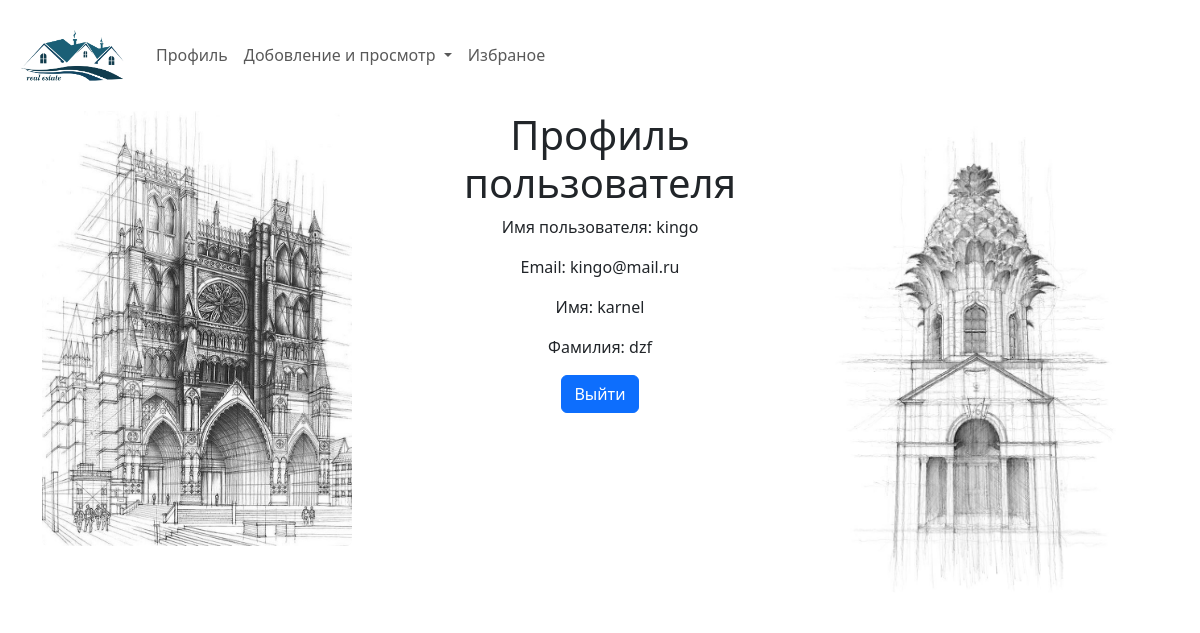
Page /profile/ (signed in) on the committed database.
### main/models.py (models this page shows)
class Profile(models.Model):
    user = models.OneToOneField(User, on_delete=models.CASCADE)

### main/views.py (the view)
# urls.py: path('profile/', views.profile, name='profile'),
@login_required
def profile(request):
    user = request.user
    profile = user.profile
    return render(request, 'profile.html', {'profile': profile})

### templates/profile.html (shortened to what this page needs)
{% load static %}
<!DOCTYPE html>
<html lang="en">
<head>
    <link href="https://cdn.jsdelivr.net/npm/bootstrap@5.3.3/dist/css/bootstrap.min.css" rel="stylesheet"
>
</head>
<body>
<nav class="navbar navbar-expand-lg bg-green">
  <div class="container-fluid">
    <a class="navbar-brand" href="{% url 'book' %} "><img src="{% static 'd62525482ec8969dcb407ca238ac50d9.jpg' %}" style="width: 120px;"> </a>
    <div class="collapse navbar-collapse" id="navbarSupportedContent">
      <ul class="navbar-nav me-auto mb-2 mb-lg-0">
        <li class="nav-item">
          <a class="nav-link" href="{% url 'profile' %}">Профиль</a>
        </li>
        <li class="nav-item dropdown">
          <a class="nav-link dropdown-toggle" href="#" role="button" data-bs-toggle="dropdown" aria-expanded="false">
            Добовление и просмотр
          </a>
        </li>
        <li class="nav-item">
          <a class="nav-link" href="{% url 'poderka' %}">Избраное</a>
        </li>
      </ul>
    </div>
  </div>
</nav>
<div class="container text-center">
  <div class="row">
    <div class="col">
      <img src="{% static 'dom.png' %}" class="rounded float-start" style="width: 310px;" alt="...">
    </div>
    <div class="col">
        <h1>Профиль пользователя</h1>
    <p>Имя пользователя: {{ profile.user.username }}</p>
    <p>Email: {{ profile.user.email }}</p>
    <p>Имя: {{ profile.user.first_name}}</p>
    <p>Фамилия: {{ profile.user.last_name }}</p>
<button type="button" class="btn btn-primary" onclick="location.href='{% url 'logout' %}?next=/static/profile'">Выйти</button>
    </div>
    <div class="col">
      <img src="{% static '1669857544_41-indasil-club-p-risunok-sovremennaya-arkhitektura-karandas-42.jpg' %}" class="rounded float-start" style="width: 350px;" alt="...">
    </div>
  </div>
</div>
</body>
</html>

### rows in the picture
Profile: user.username "kingo", user.email "kingo@mail.ru", user.first_name "karnel", user.last_name "dzf"
